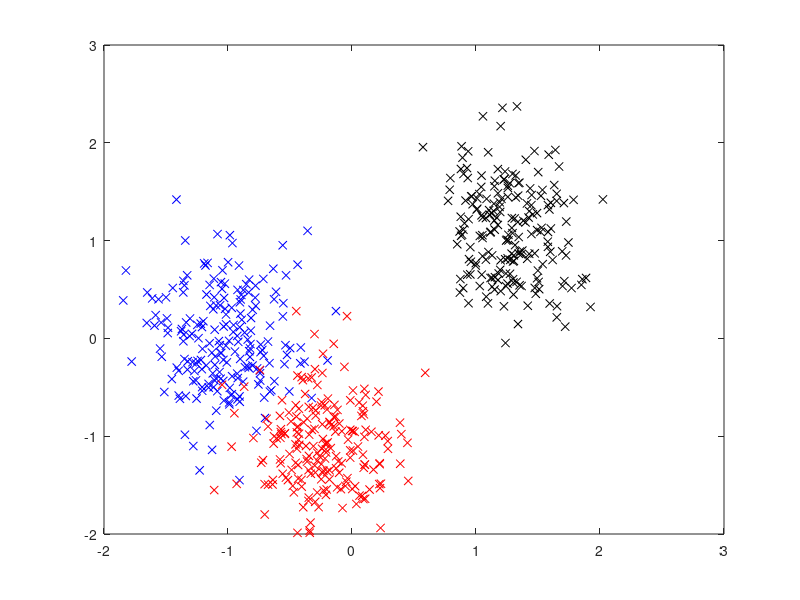
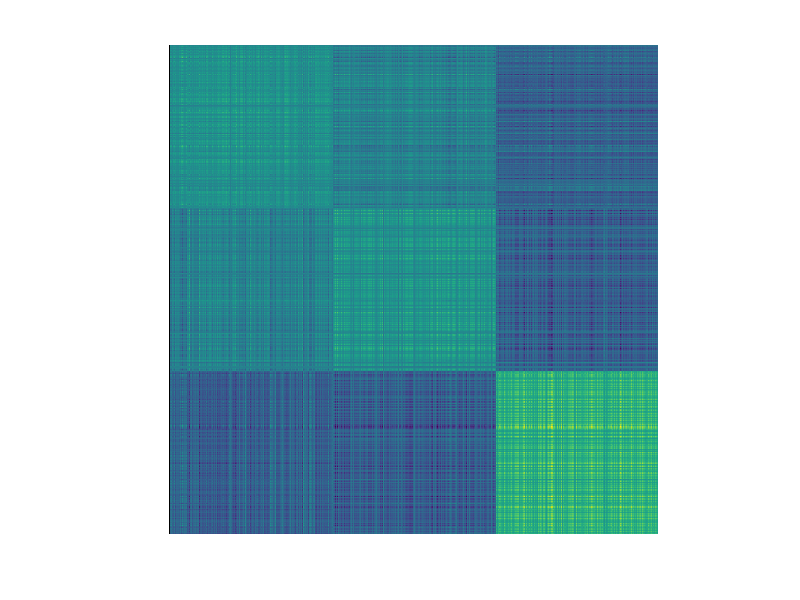

These charts were generated, in order, by the following MATLAB code:
np   = 200;
dist = 2.5;
m1   = [-dist ; dist];
m2   = [0 ; 0];
m3   = [2*dist ; 2*dist];
% Generate samples
X1 = randn(2,np) + repmat(m1,1,np);
X2 = randn(2,np) + repmat(m2,1,np);
X3 = randn(2,np) + repmat(m3,1,np);
% All samples matrix
X = [X1 X2 X3]';
% Normalization
Xn = zscore(X);
% Look at the generated examples
figure(1)
plot(Xn(1:np,1), Xn(1:np,2), 'xb', ...
      Xn((1:np)+1*np,1), Xn((1:np)+1*np,2), 'xr', ...
      Xn((1:np)+2*np,1), Xn((1:np)+2*np,2), 'xk')
% Linear kernel
K = Xn * Xn';
% Inspecting the kernel
figure(2), imagesc(K), axis square off
